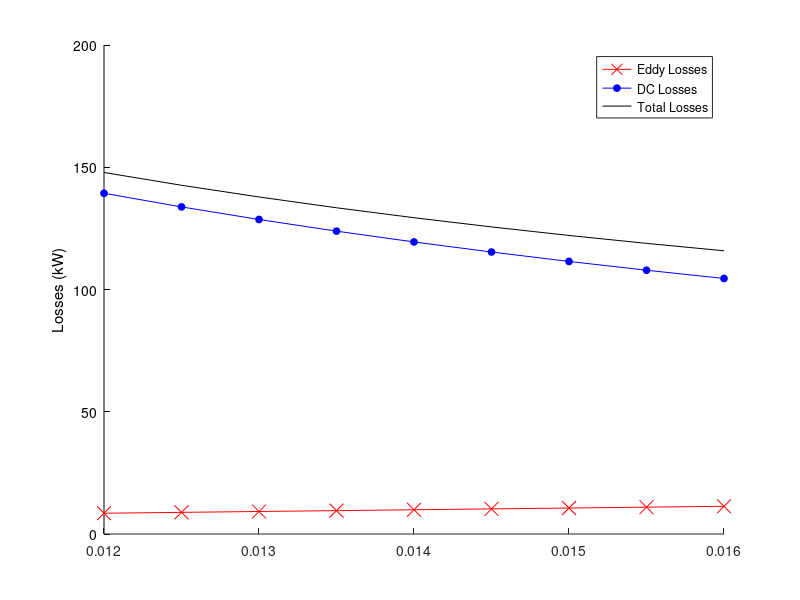

The MATLAB script that drew this image: (Note: this script raises an error after producing the figure.)
%% Parameters
Iph=1860;% in A % phase current rms
length=0.925*600; % in m % Total copper length in active region
total_height=64.08e-3; % in m % slot copper height for single copper without main insualation
insulation=0.21e-3;   % in m % strand-to-strand insulation length
total_width=22e-3;    % in m % total slot width 
main_insulation=6e-3;   % in m  % total insulation between copper and slots
copper_width=total_width-main_insulation; % in m % total copper width 
width_strand=7.69e-3; % in m % strand width 
ro=2.0968e-8;         % in Ohm*m  % resistivity at 125 degree
k=2.4;                % unitless % (endwinding+active)/active region ratio 
mu0=4*pi*1e-7;        % permeability
f=50;                 % in 1/s % frequency of the current
%% Arrays
height_strand_X=[];  % in m  % array recording different strand heights 
                     % according to number of vertical...
                     % strands and slot copper height for single copper
Pdc_tot=[];          % in kW % Total DC loss consisting both top and 
                     % bottom windings
P_eddy_tot=[];       % in kW % Total Eddy loss consisting both top and
                     % bottom windings.  Not include circulation current 
                     % which is eliminated by roebel transposition
strand=[];           % array recording the number of vertical strands 
                     % numberOfverticalStrand
TopBottom=[];        % Eddy losses ratio of top to bottom coils

slot_width=[];   % strand width respecting slot width with the same main insulation

numberOfverticalStrand=30;  % number of  vertical strands 
numberOfhorizontalStrand=2; % number of  horizontal strands 


range_of_copper_width=12e-3:0.5e-3:16e-3; % determine the slot width range for
                                        % for this analysis

for copper_width=range_of_copper_width


Bmax=(2*mu0*Iph)/(total_width); % Maximum tangential B, generated by coils
                                % We have two coils, called top and bottom
                                % Top coil is the coil close to airgap
                                % Bottom coil is the coil far away from 
                                % to airgap

B=linspace(0,Bmax,numberOfverticalStrand*2); % B for each strand 
                             % First half of the array belongs to top   
                             % Latter half of the array belongs to bottom 


Ke= pi^2/(6*ro);              % The constant for eddy losses

width_strand=copper_width/2;
                              % The width for strand according to 
                              % slot width

height_strand=(total_height/numberOfverticalStrand)-insulation;
                             % the height for strand

DC_resistance=ro*length*k/((width_strand*height_strand)); 
                                % DC resistance for unit area included both
                                % active and endwinding region
                                % for both top and bottom coil
DC_resistance=DC_resistance/(numberOfverticalStrand*numberOfhorizontalStrand);
                                % DC resistance for unit area included both
                                % active and endwinding region
                                % for both top and bottom coil
                                                              
Pdc=Iph^2*DC_resistance;        % DC losses for the indexed strand


volume=numberOfhorizontalStrand*width_strand*height_strand*length; 
                                % strand volume for each vertical level
                                % included 2 horizontal strand

Peddy= Ke*B.^2*f^2*height_strand^2*volume;
                                % Eddy losses for each vertical level

Pdc_tot=[Pdc_tot Pdc];               % Total DC losses for the
                                     % indexed strand number

P_eddy_tot=[P_eddy_tot sum(Peddy)];  % Total Eddy losses for the
                                     % indexed strand number

                                     
TopBottom=[TopBottom ...
    sum(Peddy(1:numberOfverticalStrand/2))/...
    sum(Peddy(numberOfverticalStrand/2+1:end))];
                                     % Eddy losses ratio of top 
                                     % to bottom coils
               


end
%%

figure1 = figure;
axes1 = axes('Parent',figure1);
hold(axes1,'on');

% yyaxis(axes1,'left');
plot(range_of_copper_width,(P_eddy_tot)/1e3,'LineStyle',"-",'Color','r' ...
    ,'Marker','x','MarkerSize',10,'MarkerFaceColor','r');
hold on;
plot(range_of_copper_width,(Pdc_tot)/1e3,'LineStyle',"-",'Color','b' ...
     ,'Marker','o','MarkerSize',5,'MarkerFaceColor','b');
hold on;
plot(range_of_copper_width,(P_eddy_tot+Pdc_tot)/1e3,'LineStyle',"-",'Color','k' ...
     ,'Marker','None','MarkerSize',5,'MarkerFaceColor','k');
ylabel('Losses (kW)')
hold on;
set(axes1,'YColor',[0 0 0]);
legend('Eddy Losses','DC Losses','Total Losses')


title(strcat("Strand Number ",string(2*numberOfverticalStrand)))

xlabel('Copper Width')
ax = gca; % current axes
ax.FontSize = 15;
ax.FontName= 'Times New Roman';
xlim([min(range_of_copper_width) max(range_of_copper_width)])

grid on;
grid minor;
